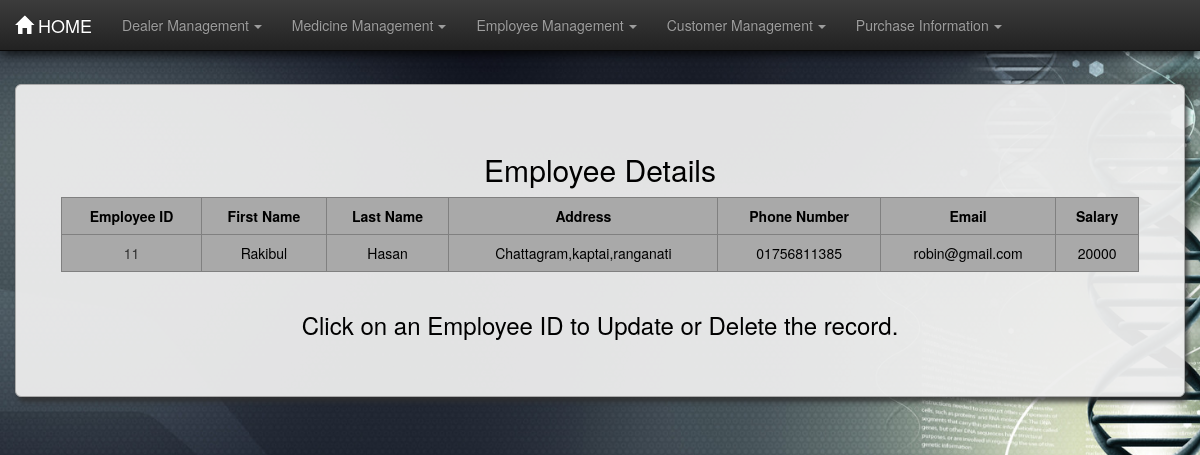
Before: /emptable/ with the older database file.
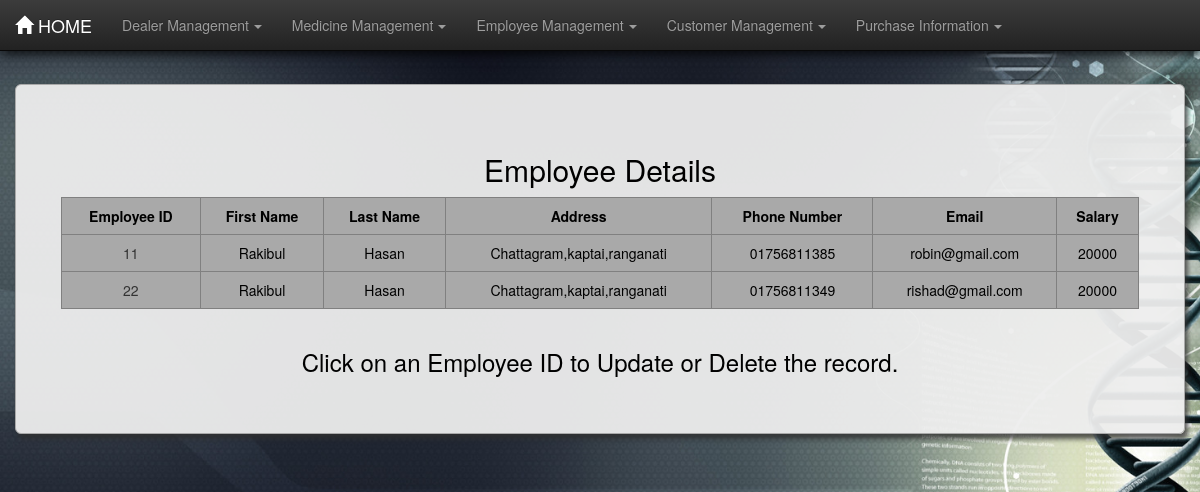
After: the same page with the newer database file.
### pharmecyinfo/models.py (models this page shows, shortened)
class Employeeinfo(models.Model):
    Emp_id = models.IntegerField(unique=True)
    fname = models.CharField(max_length=30)
    lname = models.CharField(max_length=30)
    address = models.CharField(max_length=100)
    email = models.EmailField(unique=True)
    salary = models.BigIntegerField()
    phone_number = models.CharField(max_length=15, unique=True)

### pharmecyinfo/views.py (the view)
# urls.py: path('emptable/', views.EmployeeTableView.as_view(), name='emptable'),
class EmployeeTableView(ListView):
    model = Employeeinfo
    template_name = 'emptable.html'
    context_object_name = 'emp'

### templates/emptable.html (shortened to what this page needs)
{% extends 'base.html' %}
{% load static%}
{% block content %}
<div class="container-fluid martop7 black-text">
    <div class="jumbotron jumcust">
        <h2>Employee Details</h2>
        <div class="row">
            <div class="col-md-1">
            </div>
            <table border="1" class="table table-responsive table-hover col-md-10">
                <tr>
                    <th>Employee ID</th>
                    <th>First Name</th>
                    <th>Last Name</th>
                    <th>Address</th>
                    <th>Phone Number</th>
                    <th>Email</th>
                    <th>Salary</th>
                </tr>
                {% for foo in emp %}
                    <tr>
                        <td class="idlink"><a href="{% url 'empformview' foo.id  %}">{{ foo.Emp_id }}</a></td>
                        <td>{{ foo.fname }}</td>
                        <td>{{ foo.lname }}</td>
                        <td>{{ foo.address }}</td>
                        <td>{{ foo.phone_number }}</td>
                        <td>{{ foo.email }}</td>
                        <td>{{ foo.salary }}</td>
                    </tr>
                {% endfor %}
            </table>
        </div>
        <footer><h3>Click on an Employee ID to Update or Delete the record.</h3></footer>
    </div>
</div>
{% endblock content %}

Changed rows visible on the page:
added Employeeinfo: Emp_id "22", fname "Rakibul", lname "Hasan", address "Chattagram,kaptai,ranganati", phone_number "01756811349", email "rishad@gmail.com", salary "20000"
